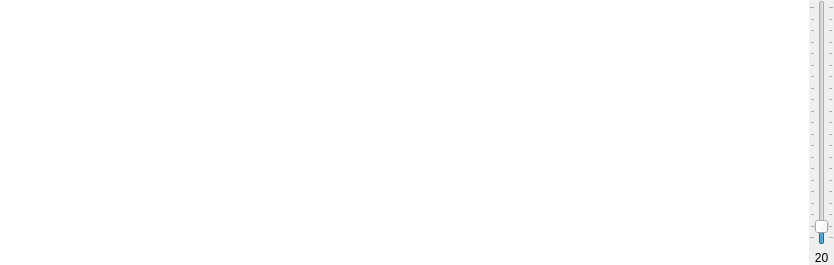
<?xml version="1.0" encoding="UTF-8"?>
<ui version="4.0">
 <class>LogPanel</class>
 <widget class="QWidget" name="LogPanel">
  <property name="geometry">
   <rect>
    <x>0</x>
    <y>0</y>
    <width>834</width>
    <height>265</height>
   </rect>
  </property>
  <property name="windowTitle">
   <string>Form</string>
  </property>
  <layout class="QHBoxLayout" name="horizontalLayout">
   <property name="spacing">
    <number>0</number>
   </property>
   <property name="leftMargin">
    <number>0</number>
   </property>
   <property name="topMargin">
    <number>0</number>
   </property>
   <property name="rightMargin">
    <number>0</number>
   </property>
   <property name="bottomMargin">
    <number>0</number>
   </property>
   <item>
    <widget class="QPlainTextEdit" name="log">
     <property name="font">
      <font>
       <family>Ubuntu Mono</family>
      </font>
     </property>
     <property name="frameShape">
      <enum>QFrame::NoFrame</enum>
     </property>
     <property name="frameShadow">
      <enum>QFrame::Plain</enum>
     </property>
     <property name="lineWidth">
      <number>0</number>
     </property>
     <property name="lineWrapMode">
      <enum>QPlainTextEdit::NoWrap</enum>
     </property>
     <property name="readOnly">
      <bool>true</bool>
     </property>
    </widget>
   </item>
   <item>
    <layout class="QVBoxLayout" name="verticalLayout_6">
     <property name="spacing">
      <number>6</number>
     </property>
     <item>
      <widget class="QSlider" name="verbosity">
       <property name="maximum">
        <number>20</number>
       </property>
       <property name="value">
        <number>1</number>
       </property>
       <property name="orientation">
        <enum>Qt::Vertical</enum>
       </property>
       <property name="tickPosition">
        <enum>QSlider::TicksBothSides</enum>
       </property>
      </widget>
     </item>
     <item>
      <widget class="QLabel" name="verbosityLabel">
       <property name="minimumSize">
        <size>
         <width>20</width>
         <height>0</height>
        </size>
       </property>
       <property name="text">
        <string>20</string>
       </property>
       <property name="alignment">
        <set>Qt::AlignCenter</set>
       </property>
      </widget>
     </item>
    </layout>
   </item>
  </layout>
 </widget>
 <resources/>
 <connections/>
</ui>
